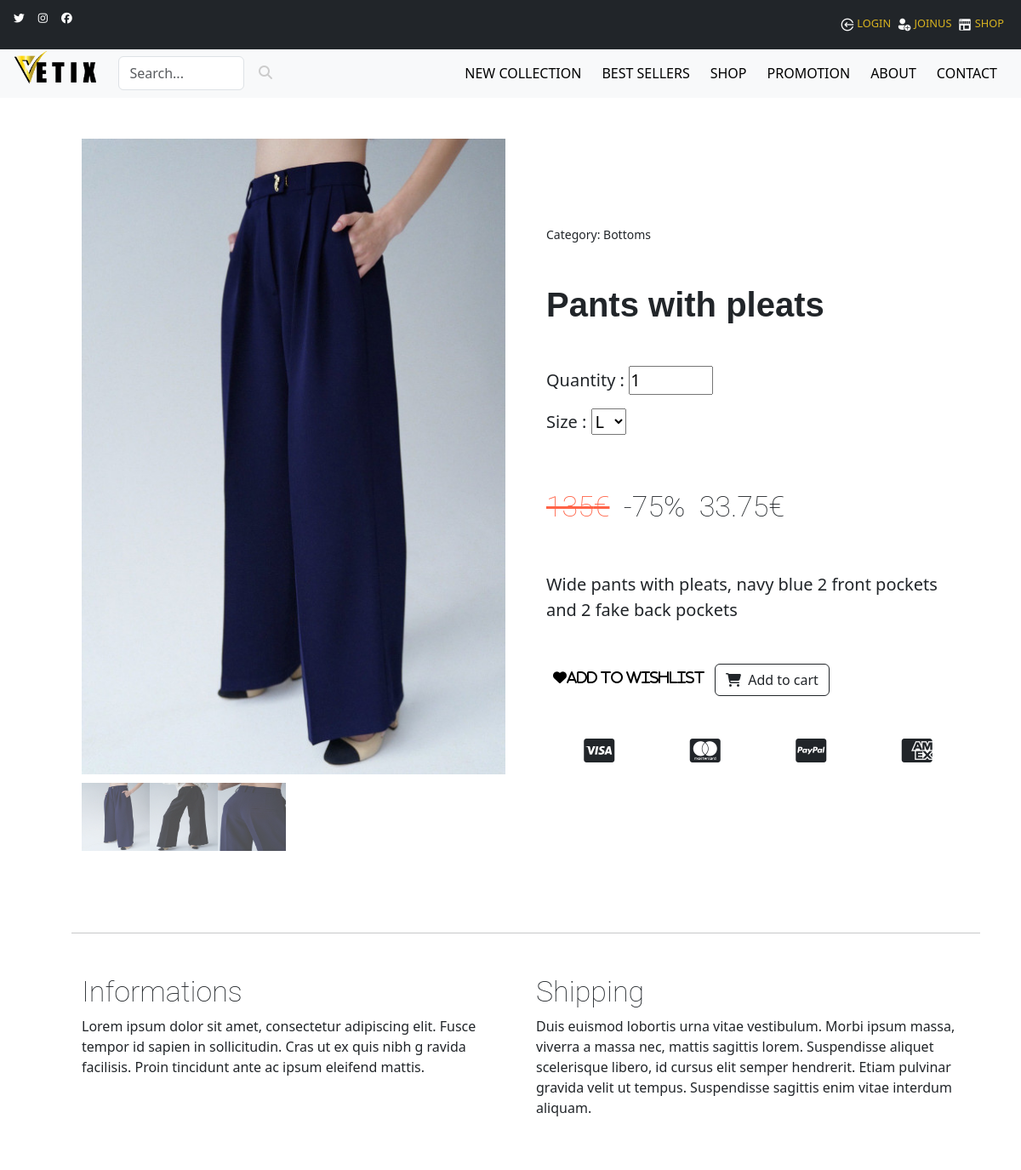
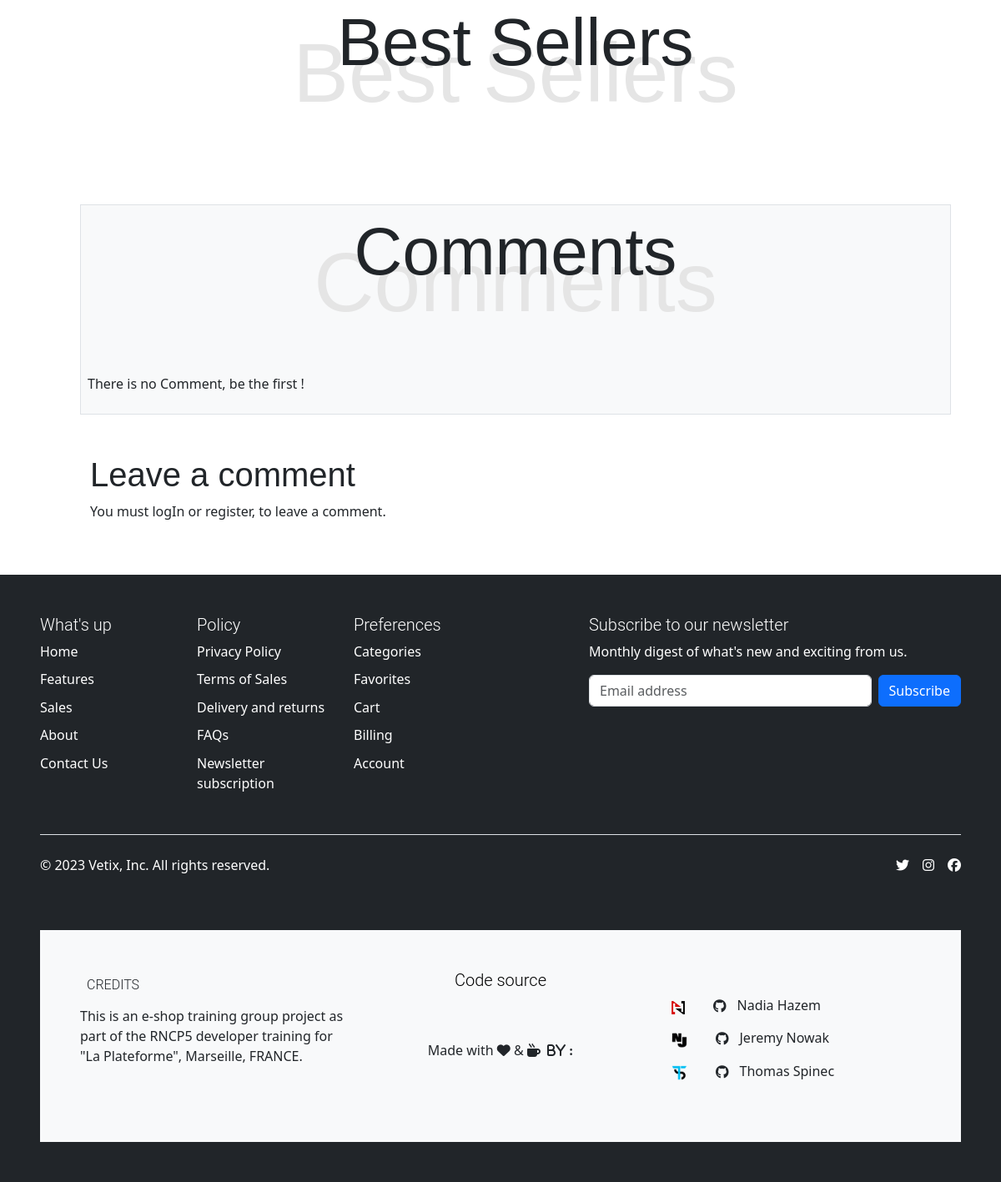
/product.php?id=2, run on the app's committed database (2 pictures, top to bottom).
### tables this page shows
CREATE TABLE IF NOT EXISTS `product` (
  `id_product` int(11) NOT NULL AUTO_INCREMENT,
  `title` varchar(255) NOT NULL,
  `description` text NOT NULL,
  `image` varchar(255) NOT NULL,
  `image_1` varchar(255) DEFAULT NULL,
  `image_2` varchar(255) DEFAULT NULL,
  `price` int(11) NOT NULL,
  `best_sellers` tinyint(1) NOT NULL DEFAULT '0',
  `new_collection` tinyint(1) NOT NULL DEFAULT '0',
  `promotion` tinyint(1) NOT NULL DEFAULT '0',
  `promotion_percentage` int(11) DEFAULT NULL,
  PRIMARY KEY (`id_product`)
);

CREATE TABLE IF NOT EXISTS `category` (
  `id_category` int(11) NOT NULL AUTO_INCREMENT,
  `name` varchar(255) NOT NULL,
  PRIMARY KEY (`id_category`)
);

### inc/class/Model.php (called while the page is built, shortened)
<?php
abstract class Model
{
    public function __construct()
    {
        $host = 'localhost';
        $dbname = 'boutique';
        $dbUser = 'root';
        $dbPass = '';
        try {
            $this->bdd = new PDO("mysql:host=$host;dbname=$dbname;charset=utf8", $dbUser, $dbPass);
        } catch (PDOException $e) {
            echo "Erreur : " . $e->getMessage();
            die();
        }
    }
}

### inc/php/callToClasses.php (called while the page is built, shortened)
<?php
require_once 'inc/class/User.php';
require_once 'inc/class/Product.php';
$user = new User();
$product = new Product();
?>

### inc/class/Product.php (called while the page is built, shortened)
<?php
require_once "Model.php";
class Product extends Model
{
    protected $bdd;
    protected $tablename = "product";
    public function getSize($idProduct)
    {
        $idProduct = htmlspecialchars($idProduct);
        $request = "SELECT product_size.id_product AS id_size_product,
        product_size.id_size, size.id_size, size.size
        FROM $this->tablename
        INNER JOIN product_size
        ON product.id_product=product_size.id_product
        INNER JOIN size
        ON product_size.id_size=size.id_size
        WHERE product.id_product = :idProduct";
        $select = $this->bdd->prepare($request);
        $select->execute([
            ":idProduct" => $idProduct,
        ]);
        $result = $select->fetchAll(PDO::FETCH_ASSOC);
        return $result;
    }
    public function getProductInfo($id)
    {
        $query = $this->bdd->prepare("SELECT * FROM $this->tablename WHERE id_product = :id");
        $query->execute([':id' => $id]);
        $result = $query->fetch(PDO::FETCH_ASSOC);
        return $result;
    }
    public function getCategoryName($id)
    {
        $query = $this->bdd->prepare("SELECT name FROM category INNER JOIN link_categ ON category.id_category = link_categ.id_categ WHERE link_categ.id_product = :id");
        $query->execute([':id' => $id]);
        $result = $query->fetch(PDO::FETCH_ASSOC);
        if ($result) {
            return $result['name'];
        } else {
            return 'not ok';
        }
    }
}

### inc/class/User.php (called while the page is built, shortened)
<?php
require_once 'Model.php';
class User extends Model
{
    public function isLogged()
    {
        if (isset($_SESSION['user'])) {
            return true;
        } else {
            return false;
        }
    }
}

### product.php (the view, shortened to what this page needs)
<?php require_once 'inc/php/callToClasses.php'; ?>
<!DOCTYPE html>
<html lang="fr">
<head>
    <link rel="stylesheet" href="inc/css/style.css">
    <link rel="stylesheet" href="https://cdnjs.cloudflare.com/ajax/libs/lightbox2/2.11.3/css/lightbox.min.css">
    <link rel="stylesheet" href="https://cdn.jsdelivr.net/npm/bootstrap@5.3.0-alpha3/dist/css/bootstrap.min.css">
</head>
<body>
    <?php include 'inc/header.php'; ?>
    <main class="container px-5 px-lg-5 mx-5 my-5">
        <?php
        $id = $_GET['id'];
        $product_info = $product->getProductInfo($id);
        $category = $product->getCategoryName($id);
        $image = $product_info['image'];
        $image1 = $product_info['image_1'];
        $image2 = $product_info['image_2'];
        $title = $product_info['title'];
        $sizesProduct = $product->getSize($id);
        ?>
        <div class="row gx-4 gx-lg-5 align-items-center">
            <div class="col-md-6">
                <?php $images = [$image, $image1, $image2]; ?>
                <?php foreach ($images as $index => $image) : ?>
                    <?php if (!empty($image) && $index === 0) : ?>
                        <a href="inc/img/shop/<?= $image ?>" data-lightbox="<?= $title ?>">
                            <img src="inc/img/shop/<?= $image ?>" alt="<?= $title ?>" class="product_img img-fluid">
                        </a>
                    <?php elseif (!empty($image) && $index !== 0) : ?>
                        <a href="inc/img/shop/<?= $image ?>" data-lightbox="<?= $title ?>" style="display:none;"></a>
                    <?php endif; ?>
                <?php endforeach; ?>
                <div class="thumbnails">
                    <img class="thumbnail" src="inc/img/shop/<?= $product_info['image'] ?>" data-full-image="inc/img/shop/<?= $product_info['image'] ?>">
                    <?php
                    if ($product_info['image_1'] != "") { ?>
                        <img class="thumbnail" src="inc/img/shop/<?= $product_info['image_1'] ?>" data-full-image="inc/img/shop/<?= $product_info['image_1'] ?>">
                    <?php }
                    if ($product_info['image_2'] != "") { ?>
                        <img class="thumbnail" src="inc/img/shop/<?= $product_info['image_2'] ?>" data-full-image="inc/img/shop/<?= $product_info['image_2'] ?>">
                    <?php } else { ?>
                        <img class="thumbnail" src="inc/img/shop/default.png" data-full-image="inc/img/shop/<?= $product_info['image'] ?>">
                    <?php } ?>
                </div>
            </div>
            <div class="col-md-6">
                <div class="small mb-5">Category: <?php echo $category; ?></div>
                <h2 class="display-5 fw-bolder my-5"><?php echo $product_info['title'] ?></h2>
                <div class="fs-5 mb-5">
                    <p class="">Quantity :
                        <input type="number" name="quantity" id="quantity" min="1" max="10" value="1">
                    </p>
                    <p class="">Size :
                        <select name="size" id="size">
                            <?php foreach ($sizesProduct as $cols => $valueSize) {
                            ?>
                                <option value="<?= $valueSize['size'] ?>"><?= $valueSize['size'] ?></option>
                            <?php
                            }
                            ?>
                        </select>
                    </p>
                    <?php if ($product_info['promotion'] == 1) {
                        $price = $product_info['price'] / 100;
                        $percentage = $product_info['promotion_percentage'];
                        $newPrice = $price - ($price * $percentage / 100);
                    ?>
                        <h3 class="py-5"><?= '<del>' . $price . '€</del> &nbsp;-' . $percentage . '% &nbsp;' . $newPrice ?>€</h3>
                    <?php } else { ?>
                        <h3 class="py-5"><?= $product_info['price'] / 100; ?>€</h3>
                    <?php } ?>
                    <p class="lead"><?= $product_info['description'] ?></p>
                </div>
                <div class="love d-flex mb-5">
                    <i class="heart heart-bk fas fa-heart px-2 pt-2" data-id="<?= $id ?>">Add to wishlist</i>
                    <?php if ($user->isLogged()) { ?>
                        <button id="add_to_cart" class="connected btn btn-outline-dark flex-shrink-0 mx-1" type="button" data-id="<?= $id ?>">
                            <i class="fas fa-shopping-cart me-1"></i>
                            Add to cart
                        </button>
                    <?php } else { ?>
                        <button id="add_to_cart" class="btn btn-outline-dark flex-shrink-0 mx-1" type="button" data-id="<?= $id ?>">
                            <i class="fas fa-shopping-cart me-1"></i>
                            Add to cart
                        </button>
                    <?php } ?>
                </div>
                <div class="d-flex mt-5 justify-content-around">
                    <i class="fab fa-2x fa-cc-visa"></i>
                    <i class="fab fa-2x fa-cc-mastercard"></i>
                    <i class="fab fa-2x fa-cc-paypal"></i>
                    <i class="fab fa-2x fa-cc-amex"></i>
                </div>
            </div>
        </div>
        <div class="row my-5">
            <hr class="my-5">
            <div class="col-md-6">
                <h3>Informations</h3>
                <p>Lorem ipsum dolor sit amet, consectetur adipiscing elit.
                    Fusce tempor id sapien in sollicitudin. Cras ut ex quis nibh g
                    ravida facilisis. Proin tincidunt ante ac ipsum eleifend mattis.</p>
            </div>
            <div class="col-md-6">
                <h3>Shipping</h3>
                <p>Duis euismod lobortis urna vitae vestibulum. Morbi ipsum massa, viverra a massa nec, mattis sagittis lorem. Suspendisse aliquet scelerisque libero, id cursus elit semper hendrerit. Etiam pulvinar gravida velit ut tempus. Suspendisse sagittis enim vitae interdum aliquam.</p>
            </div>
        </div>
        <section class="container overflow-hidden">
            <h1>Best Sellers</h1>
            <h1 class="ter">Best Sellers</h1>
        </section>
        <?php include 'inc/php/comment_our_project.php'; ?>
    </main>
    <?php include 'inc/footer.php'; ?>
</body>
</html>

### inc/css/style.css (style rules this page uses)
* { box-sizing: border-box; margin: 0; padding: 0; }
body { font-family: 'Open Sans', sans-serif; background-color: #fff; overflow-x : hidden; }
main { margin-top: 5%!important; width: 100%; min-height: 100vh; }
.container { width: 80%; margin: 0 auto; padding: 0; }
h1 { position: relative; font-family: 'Montserrat', sans-serif; font-size: 80px!important; font-weight: 100!important; text-align: center; z-index: 2!important; }
h1.ter { font-size: 100px!important; font-weight: 300!important; text-align: center; color: #E5E5E5; margin: -80px 0 50px 0; z-index: 1!important; }
h2 { font-family: 'Montserrat', sans-serif; font-size: 40px!important; font-weight: 300!important; margin: 0 0 20px 0; }
h3 { font-family: 'Roboto', sans-serif; font-size: 34px!important; font-weight: 100!important; margin: 0 0 20px 0; }
a { color: #d9b420!important; text-decoration: none!important; transition: all 0.3s ease-in-out; }
del { color: tomato; }
.heart { color: white; }
.heart-bk { color: black; }
.product_img { width: 100%; max-width: 400px; height: auto; margin: 0 auto; }
.thumbnails { display: flex; justify-content: flex-start; margin-top: 10px; }
.thumbnail { width: 80px; height: 80px; cursor: pointer; opacity: 0.7; transition: opacity 0.2s ease-in-out; }

### data on the page
product: image (picture), image_1 (picture), image_2 (picture), title "Pants with pleats", price "135", promotion_percentage "75", newPrice "33.75", description "Wide pants with pleats, navy blue 2 front pockets and 2 fake back pockets"
category: name "Bottoms"

### other printed values
form field size "L"
